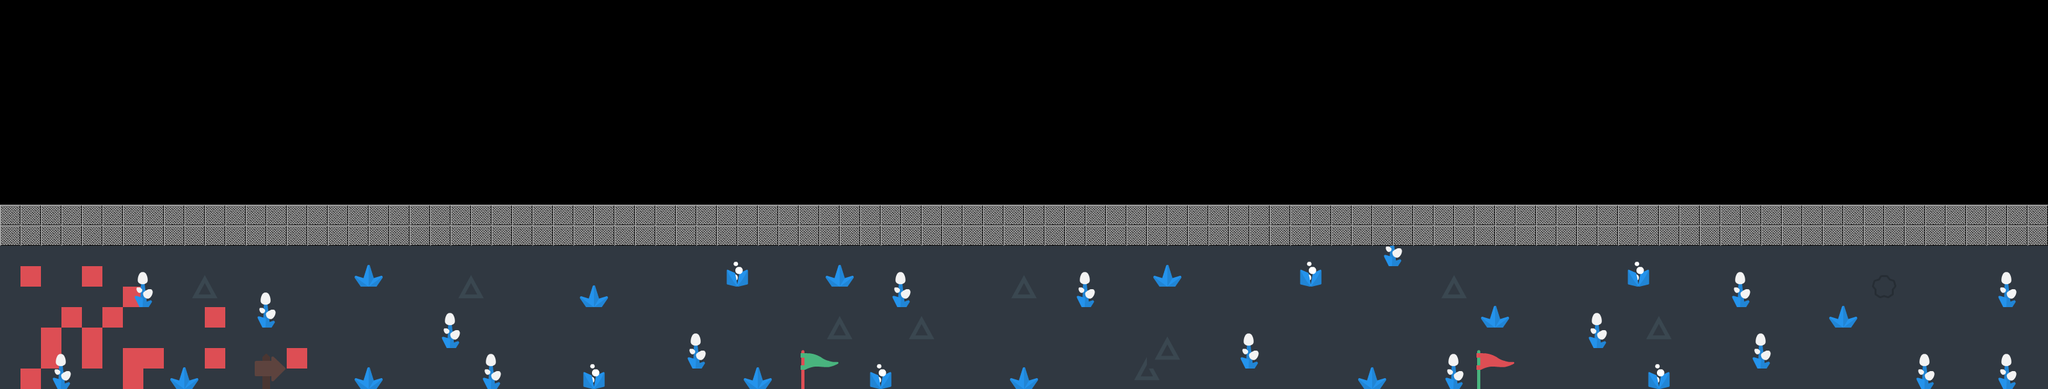

A 2D game scene composited from a Tiled map and its tileset images. What follows is a short description and the map's XML, with each tile layer's data collapsed to a summary:
An orthogonal 100x19 tile map with 32x32 px tiles, 3 tile layers (terrain, decoration, meta), 2 tilesets and 13 objects (player, monster_01, boss, monster_02, monster_03, ...).

<map version="1.2" tiledversion="1.2.0" orientation="orthogonal" renderorder="left-down" width="100" height="19" tilewidth="32" tileheight="32" infinite="0" nextlayerid="5" nextobjectid="14">
 <tileset firstgid="1" source="tilesheet_complete.tsx" />
 <tileset firstgid="1057" source="block.tsx" />
 <layer id="1" name="terrain" width="100" height="19">
  <data>[1900 cells, 900 non-empty, 15 distinct tile ids]</data>
 </layer>
 <layer id="2" name="decoration" width="100" height="19">
  <data>[1900 cells, 187 non-empty, 32 distinct tile ids]</data>
 </layer>
 <objectgroup id="3" name="objects">
  <object id="1" name="player" x="50" y="510">
   <point />
  </object>
  <object id="2" name="monster_01" x="822" y="524">
   <point />
  </object>
  <object id="3" name="boss" x="3055" y="510">
   <point />
  </object>
  <object id="4" name="monster_02" x="1220" y="520">
   <point />
  </object>
  <object id="5" name="monster_03" x="740" y="456">
   <point />
  </object>
  <object id="6" name="monster_04" x="1752" y="434">
   <point />
  </object>
  <object id="7" name="monster_05" x="758" y="574">
   <point />
  </object>
  <object id="8" name="monster_06" x="1516" y="564">
   <point />
  </object>
  <object id="9" name="monster_07" x="922" y="446">
   <point />
  </object>
  <object id="10" name="monster_08" x="1952" y="572">
   <point />
  </object>
  <object id="11" name="monster_09" x="934" y="564">
   <point />
  </object>
  <object id="12" name="monster_10" x="2194" y="464">
   <point />
  </object>
  <object id="13" name="door" x="2223" y="509">
   <point />
  </object>
 </objectgroup>
 <layer id="4" name="meta" width="100" height="19">
  <data>[1900 cells, 200 non-empty, 1 distinct tile ids]</data>
 </layer>
</map>
